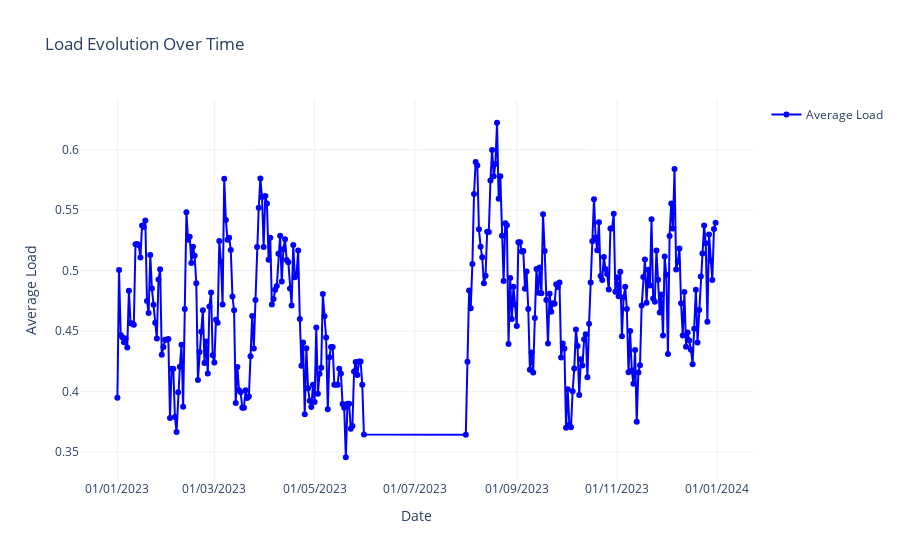

Source (notebook cell):
### Code cell
plot_load_over_time(df_load_by_date, "01/01/2023", "31/12/2023", rolling_window=7)

### Figure 1 — Plotly figure (JSON) as saved in the notebook; plotly's stock layout.template omitted (floating-point values rounded to 4 significant figures; data arrays with more than 128 entries replaced by an {"elided": "..."} marker saying what was removed)
{"data": [{"line": {"color": "blue"}, "marker": {"color": "blue", "size": 6}, "mode": "lines+markers", "name": "Average Load", "type": "scatter", "x": {"elided": "304 str values"}, "y": {"elided": "304 float values"}}], "layout": {"autosize": true, "showlegend": true, "title": {"text": "Load Evolution Over Time"}, "xaxis": {"tickformat": "%d/%m/%Y", "title": {"text": "Date"}}, "yaxis": {"title": {"text": "Average Load"}}}}
